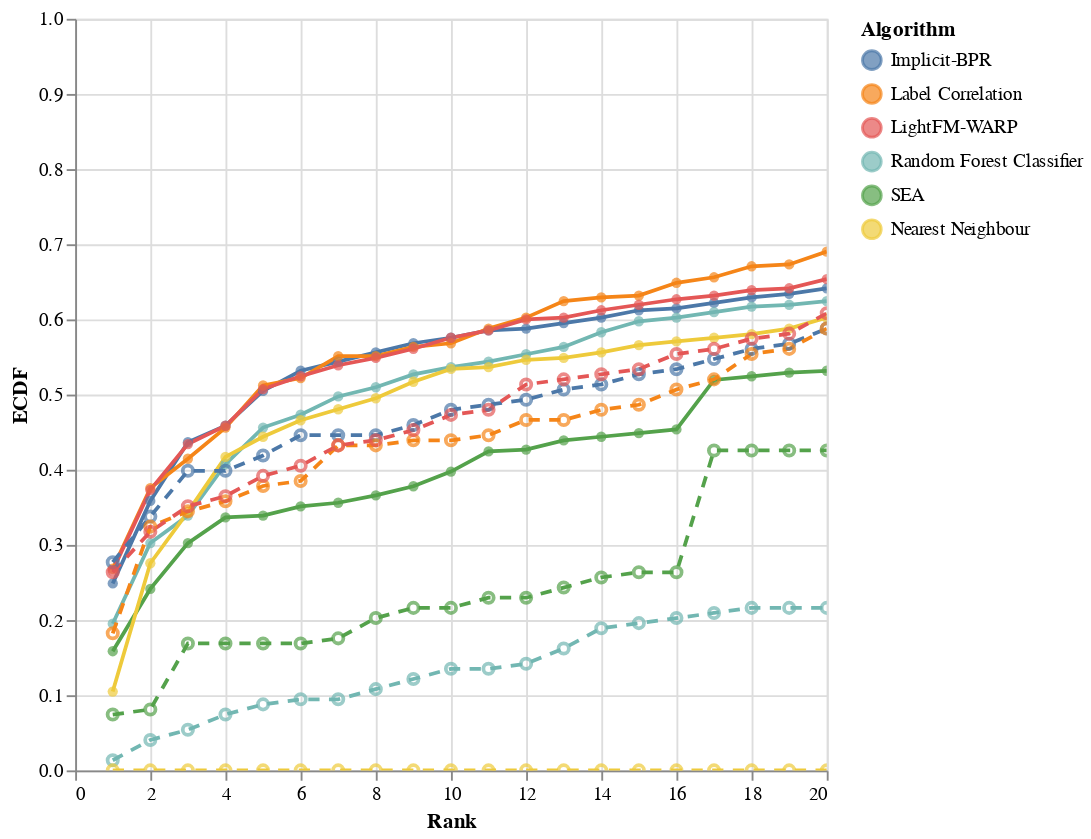

Notebook cell for this chart:
### Code cell
mega.interactive()

### Figure 1 — Vega-Lite specification as saved in the notebook (floating-point values rounded to 4 significant figures)
{"config": {"view": {"continuousWidth": 400, "continuousHeight": 300}}, "layer": [{"mark": "line", "encoding": {"color": {"type": "nominal", "field": "Algorithm", "sort": ["Implicit-BPR", "Label Correlation", "LightFM-WARP", "Random Forest Classifier", "SEA", "Nearest Neighbour"]}, "x": {"type": "quantitative", "field": "x", "title": "Rank"}, "y": {"type": "quantitative", "field": "y", "scale": {"domain": [0, 1]}, "title": "ECDF"}}, "height": 400, "selection": {"selector016": {"type": "interval", "bind": "scales", "encodings": ["x", "y"]}}}, {"mark": {"type": "point", "filled": true}, "encoding": {"color": {"type": "nominal", "field": "Algorithm", "sort": ["Implicit-BPR", "Label Correlation", "LightFM-WARP", "Random Forest Classifier", "SEA", "Nearest Neighbour"]}, "x": {"type": "quantitative", "field": "x", "title": "Rank"}, "y": {"type": "quantitative", "field": "y", "scale": {"domain": [0, 1]}, "title": "ECDF"}}, "height": 400}, {"layer": [{"mark": {"type": "line", "strokeDash": [6, 5]}, "encoding": {"color": {"type": "nominal", "field": "Algorithm", "sort": ["Implicit-BPR", "Label Correlation", "LightFM-WARP", "Random Forest Classifier", "SEA", "Nearest Neighbour"]}, "x": {"type": "quantitative", "field": "x"}, "y": {"type": "quantitative", "field": "y_nn", "scale": {"domain": [0, 1]}}}, "height": 400}, {"mark": "point", "encoding": {"color": {"type": "nominal", "field": "Algorithm", "sort": ["Implicit-BPR", "Label Correlation", "LightFM-WARP", "Random Forest Classifier", "SEA", "Nearest Neighbour"]}, "x": {"type": "quantitative", "field": "x"}, "y": {"type": "quantitative", "field": "y_nn", "scale": {"domain": [0, 1]}}}, "height": 400}]}], "data": {"name": "data-297a5813e249aa2abce60e7a69b367d3"}, "$schema": "https://vega.github.io/schema/vega-lite/v4.8.1.json", "datasets": {"data-297a5813e249aa2abce60e7a69b367d3": [{"x": "1", "y": "0.24878048780487805", "y_nn": "0.27702702702702703", "Algorithm": "Implicit-BPR"}, {"x": "2", "y": "0.35853658536585364", "y_nn": "0.33783783783783783", "Algorithm": "Implicit-BPR"}, {"x": "3", "y": "0.43658536585365854", "y_nn": "0.39864864864864863", "Algorithm": "Implicit-BPR"}, {"x": "4", "y": "0.4585365853658537", "y_nn": "0.39864864864864863", "Algorithm": "Implicit-BPR"}, {"x": "5", "y": "0.5048780487804878", "y_nn": "0.4189189189189189", "Algorithm": "Implicit-BPR"}, {"x": "6", "y": "0.5317073170731708", "y_nn": "0.44594594594594594", "Algorithm": "Implicit-BPR"}, {"x": "7", "y": "0.5439024390243903", "y_nn": "0.44594594594594594", "Algorithm": "Implicit-BPR"}, {"x": "8", "y": "0.5560975609756098", "y_nn": "0.44594594594594594", "Algorithm": "Implicit-BPR"}, {"x": "9", "y": "0.5682926829268292", "y_nn": "0.4594594594594595", "Algorithm": "Implicit-BPR"}, {"x": "10", "y": "0.5756097560975609", "y_nn": "0.4797297297297297", "Algorithm": "Implicit-BPR"}, {"x": "11", "y": "0.5853658536585366", "y_nn": "0.4864864864864865", "Algorithm": "Implicit-BPR"}, {"x": "12", "y": "0.5878048780487805", "y_nn": "0.49324324324324326", "Algorithm": "Implicit-BPR"}, {"x": "13", "y": "0.5951219512195122", "y_nn": "0.5067567567567568", "Algorithm": "Implicit-BPR"}, {"x": "14", "y": "0.6024390243902439", "y_nn": "0.5135135135135135", "Algorithm": "Implicit-BPR"}, {"x": "15", "y": "0.6121951219512195", "y_nn": "0.527027027027027", "Algorithm": "Implicit-BPR"}, {"x": "16", "y": "0.6146341463414634", "y_nn": "0.5337837837837838", "Algorithm": "Implicit-BPR"}, {"x": "17", "y": "0.6219512195121951", "y_nn": "0.5472972972972973", "Algorithm": "Implicit-BPR"}, {"x": "18", "y": "0.6292682926829268", "y_nn": "0.5608108108108109", "Algorithm": "Implicit-BPR"}, {"x": "19", "y": "0.6341463414634146", "y_nn": "0.5675675675675675", "Algorithm": "Implicit-BPR"}, {"x": "20", "y": "0.6414634146341464", "y_nn": "0.5878378378378378", "Algorithm": "Implicit-BPR"}, {"x": "1", "y": "0.2682926829268293", "y_nn": "0.18243243243243243", "Algorithm": "Label Correlation"}, {"x": "2", "y": "0.375609756097561", "y_nn": "0.32432432432432434", "Algorithm": "Label Correlation"}, {"x": "3", "y": "0.4146341463414634", "y_nn": "0.34459459459459457", "Algorithm": "Label Correlation"}, {"x": "4", "y": "0.4560975609756098", "y_nn": "0.3581081081081081", "Algorithm": "Label Correlation"}, {"x": "5", "y": "0.5121951219512195", "y_nn": "0.3783783783783784", "Algorithm": "Label Correlation"}, {"x": "6", "y": "0.5219512195121951", "y_nn": "0.38513513513513514", "Algorithm": "Label Correlation"}, {"x": "7", "y": "0.551219512195122", "y_nn": "0.43243243243243246", "Algorithm": "Label Correlation"}, {"x": "8", "y": "0.551219512195122", "y_nn": "0.43243243243243246", "Algorithm": "Label Correlation"}, {"x": "9", "y": "0.5634146341463414", "y_nn": "0.4391891891891892", "Algorithm": "Label Correlation"}, {"x": "10", "y": "0.5682926829268292", "y_nn": "0.4391891891891892", "Algorithm": "Label Correlation"}, {"x": "11", "y": "0.5878048780487805", "y_nn": "0.44594594594594594", "Algorithm": "Label Correlation"}, {"x": "12", "y": "0.6024390243902439", "y_nn": "0.46621621621621623", "Algorithm": "Label Correlation"}, {"x": "13", "y": "0.624390243902439", "y_nn": "0.46621621621621623", "Algorithm": "Label Correlation"}, {"x": "14", "y": "0.6292682926829268", "y_nn": "0.4797297297297297", "Algorithm": "Label Correlation"}, {"x": "15", "y": "0.6317073170731707", "y_nn": "0.4864864864864865", "Algorithm": "Label Correlation"}, {"x": "16", "y": "0.6487804878048781", "y_nn": "0.5067567567567568", "Algorithm": "Label Correlation"}, {"x": "17", "y": "0.6560975609756098", "y_nn": "0.5202702702702703", "Algorithm": "Label Correlation"}, {"x": "18", "y": "0.6707317073170732", "y_nn": "0.5540540540540541", "Algorithm": "Label Correlation"}, {"x": "19", "y": "0.6731707317073171", "y_nn": "0.5608108108108109", "Algorithm": "Label Correlation"}, {"x": "20", "y": "0.6902439024390243", "y_nn": "0.5878378378378378", "Algorithm": "Label Correlation"}, {"x": "1", "y": "0.2658536585365854", "y_nn": "0.2635135135135135", "Algorithm": "LightFM-WARP"}, {"x": "2", "y": "0.37317073170731707", "y_nn": "0.31756756756756754", "Algorithm": "LightFM-WARP"}, {"x": "3", "y": "0.43414634146341463", "y_nn": "0.35135135135135137", "Algorithm": "LightFM-WARP"}, {"x": "4", "y": "0.4585365853658537", "y_nn": "0.36486486486486486", "Algorithm": "LightFM-WARP"}, {"x": "5", "y": "0.5073170731707317", "y_nn": "0.3918918918918919", "Algorithm": "LightFM-WARP"}, {"x": "6", "y": "0.524390243902439", "y_nn": "0.40540540540540543", "Algorithm": "LightFM-WARP"}, {"x": "7", "y": "0.5390243902439025", "y_nn": "0.43243243243243246", "Algorithm": "LightFM-WARP"}, {"x": "8", "y": "0.5487804878048781", "y_nn": "0.4391891891891892", "Algorithm": "LightFM-WARP"}, {"x": "9", "y": "0.5609756097560976", "y_nn": "0.4527027027027027", "Algorithm": "LightFM-WARP"}, {"x": "10", "y": "0.5756097560975609", "y_nn": "0.47297297297297297", "Algorithm": "LightFM-WARP"}, {"x": "11", "y": "0.5853658536585366", "y_nn": "0.4797297297297297", "Algorithm": "LightFM-WARP"}, {"x": "12", "y": "0.6", "y_nn": "0.5135135135135135", "Algorithm": "LightFM-WARP"}, {"x": "13", "y": "0.6024390243902439", "y_nn": "0.5202702702702703", "Algorithm": "LightFM-WARP"}, {"x": "14", "y": "0.6121951219512195", "y_nn": "0.527027027027027", "Algorithm": "LightFM-WARP"}, {"x": "15", "y": "0.6195121951219512", "y_nn": "0.5337837837837838", "Algorithm": "LightFM-WARP"}, {"x": "16", "y": "0.6268292682926829", "y_nn": "0.5540540540540541", "Algorithm": "LightFM-WARP"}, {"x": "17", "y": "0.6317073170731707", "y_nn": "0.5608108108108109", "Algorithm": "LightFM-WARP"}, {"x": "18", "y": "0.6390243902439025", "y_nn": "0.5743243243243243", "Algorithm": "LightFM-WARP"}, {"x": "19", "y": "0.6414634146341464", "y_nn": "0.581081081081081", "Algorithm": "LightFM-WARP"}, {"x": "20", "y": "0.6536585365853659", "y_nn": "0.6081081081081081", "Algorithm": "LightFM-WARP"}, {"x": "1", "y": "0.1951219512195122", "y_nn": "0.013513513513513514", "Algorithm": "Random Forest Classifier"}, {"x": "2", "y": "0.3024390243902439", "y_nn": "0.04054054054054054", "Algorithm": "Random Forest Classifier"}, {"x": "3", "y": "0.33902439024390246", "y_nn": "0.05405405405405406", "Algorithm": "Random Forest Classifier"}, {"x": "4", "y": "0.4073170731707317", "y_nn": "0.07432432432432433", "Algorithm": "Random Forest Classifier"}, {"x": "5", "y": "0.4560975609756098", "y_nn": "0.08783783783783784", "Algorithm": "Random Forest Classifier"}, {"x": "6", "y": "0.47317073170731705", "y_nn": "0.0945945945945946", "Algorithm": "Random Forest Classifier"}, {"x": "7", "y": "0.4975609756097561", "y_nn": "0.0945945945945946", "Algorithm": "Random Forest Classifier"}, {"x": "8", "y": "0.5097560975609756", "y_nn": "0.10810810810810811", "Algorithm": "Random Forest Classifier"}, {"x": "9", "y": "0.526829268292683", "y_nn": "0.12162162162162163", "Algorithm": "Random Forest Classifier"}, {"x": "10", "y": "0.5365853658536586", "y_nn": "0.13513513513513514", "Algorithm": "Random Forest Classifier"}, {"x": "11", "y": "0.5439024390243903", "y_nn": "0.13513513513513514", "Algorithm": "Random Forest Classifier"}, {"x": "12", "y": "0.5536585365853659", "y_nn": "0.14189189189189189", "Algorithm": "Random Forest Classifier"}, {"x": "13", "y": "0.5634146341463414", "y_nn": "0.16216216216216217", "Algorithm": "Random Forest Classifier"}, {"x": "14", "y": "0.5829268292682926", "y_nn": "0.1891891891891892", "Algorithm": "Random Forest Classifier"}, {"x": "15", "y": "0.5975609756097561", "y_nn": "0.19594594594594594", "Algorithm": "Random Forest Classifier"}, {"x": "16", "y": "0.6024390243902439", "y_nn": "0.20270270270270271", "Algorithm": "Random Forest Classifier"}, {"x": "17", "y": "0.6097560975609756", "y_nn": "0.20945945945945946", "Algorithm": "Random Forest Classifier"}, {"x": "18", "y": "0.6170731707317073", "y_nn": "0.21621621621621623", "Algorithm": "Random Forest Classifier"}, {"x": "19", "y": "0.6195121951219512", "y_nn": "0.21621621621621623", "Algorithm": "Random Forest Classifier"}, {"x": "20", "y": "0.624390243902439", "y_nn": "0.21621621621621623", "Algorithm": "Random Forest Classifier"}, {"x": "1", "y": "0.15853658536585366", "y_nn": "0.07432432432432433", "Algorithm": "SEA"}, {"x": "2", "y": "0.24146341463414633", "y_nn": "0.08108108108108109", "Algorithm": "SEA"}, {"x": "3", "y": "0.3024390243902439", "y_nn": "0.16891891891891891", "Algorithm": "SEA"}, {"x": "4", "y": "0.33658536585365856", "y_nn": "0.16891891891891891", "Algorithm": "SEA"}, {"x": "5", "y": "0.33902439024390246", "y_nn": "0.16891891891891891", "Algorithm": "SEA"}, {"x": "6", "y": "0.35121951219512193", "y_nn": "0.16891891891891891", "Algorithm": "SEA"}, {"x": "7", "y": "0.35609756097560974", "y_nn": "0.17567567567567569", "Algorithm": "SEA"}, {"x": "8", "y": "0.36585365853658536", "y_nn": "0.20270270270270271", "Algorithm": "SEA"}, {"x": "9", "y": "0.3780487804878049", "y_nn": "0.21621621621621623", "Algorithm": "SEA"}, {"x": "10", "y": "0.3975609756097561", "y_nn": "0.21621621621621623", "Algorithm": "SEA"}, {"x": "11", "y": "0.424390243902439", "y_nn": "0.22972972972972974", "Algorithm": "SEA"}, {"x": "12", "y": "0.4268292682926829", "y_nn": "0.22972972972972974", "Algorithm": "SEA"}, {"x": "13", "y": "0.43902439024390244", "y_nn": "0.24324324324324326", "Algorithm": "SEA"}, {"x": "14", "y": "0.44390243902439025", "y_nn": "0.25675675675675674", "Algorithm": "SEA"}, {"x": "15", "y": "0.44878048780487806", "y_nn": "0.2635135135135135", "Algorithm": "SEA"}, {"x": "16", "y": "0.45365853658536587", "y_nn": "0.2635135135135135", "Algorithm": "SEA"}, {"x": "17", "y": "0.5195121951219512", "y_nn": "0.42567567567567566", "Algorithm": "SEA"}, {"x": "18", "y": "0.524390243902439", "y_nn": "0.42567567567567566", "Algorithm": "SEA"}, {"x": "19", "y": "0.5292682926829269", "y_nn": "0.42567567567567566", "Algorithm": "SEA"}, {"x": "20", "y": "0.5317073170731708", "y_nn": "0.42567567567567566", "Algorithm": "SEA"}, {"x": "1", "y": "0.1048780487804878", "y_nn": "0.0", "Algorithm": "Nearest Neighbour"}, {"x": "2", "y": "0.275609756097561", "y_nn": "0.0", "Algorithm": "Nearest Neighbour"}, {"x": "3", "y": "0.3439024390243902", "y_nn": "0.0", "Algorithm": "Nearest Neighbour"}, {"x": "4", "y": "0.4170731707317073", "y_nn": "0.0", "Algorithm": "Nearest Neighbour"}, {"x": "5", "y": "0.44390243902439025", "y_nn": "0.0", "Algorithm": "Nearest Neighbour"}, {"x": "6", "y": "0.4658536585365854", "y_nn": "0.0", "Algorithm": "Nearest Neighbour"}, {"x": "7", "y": "0.48048780487804876", "y_nn": "0.0", "Algorithm": "Nearest Neighbour"}, {"x": "8", "y": "0.4951219512195122", "y_nn": "0.0", "Algorithm": "Nearest Neighbour"}, {"x": "9", "y": "0.5170731707317073", "y_nn": "0.0", "Algorithm": "Nearest Neighbour"}, {"x": "10", "y": "0.5341463414634147", "y_nn": "0.0", "Algorithm": "Nearest Neighbour"}, {"x": "11", "y": "0.5365853658536586", "y_nn": "0.0", "Algorithm": "Nearest Neighbour"}, {"x": "12", "y": "0.5463414634146342", "y_nn": "0.0", "Algorithm": "Nearest Neighbour"}, {"x": "13", "y": "0.5487804878048781", "y_nn": "0.0", "Algorithm": "Nearest Neighbour"}, {"x": "14", "y": "0.5560975609756098", "y_nn": "0.0", "Algorithm": "Nearest Neighbour"}, {"x": "15", "y": "0.5658536585365853", "y_nn": "0.0", "Algorithm": "Nearest Neighbour"}, {"x": "16", "y": "0.5707317073170731", "y_nn": "0.0", "Algorithm": "Nearest Neighbour"}, {"x": "17", "y": "0.5756097560975609", "y_nn": "0.0", "Algorithm": "Nearest Neighbour"}, {"x": "18", "y": "0.5804878048780487", "y_nn": "0.0", "Algorithm": "Nearest Neighbour"}, {"x": "19", "y": "0.5878048780487805", "y_nn": "0.0", "Algorithm": "Nearest Neighbour"}, {"x": "20", "y": "0.6024390243902439", "y_nn": "0.0", "Algorithm": "Nearest Neighbour"}]}}
